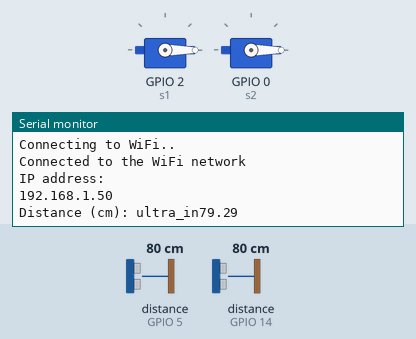
Recording of a sketch running on a simulated ESP8266 (NodeMCU). On the bench: 2 × servo, the last lines printed to the serial monitor. Wiring (inferred from the names in the program): ultrasonic range finder: trigger GPIO 12; echo GPIO 14. The test bench sets the inputs (shaded band); at power-on: distance to the obstacle (sensors on GPIO 5, GPIO 14) 80 cm. The echo pulse lasts 58.3 µs per cm; WiFi joins after 1.5 s; servers stay silent unless stated.

Above: at 3.2 s.
3.3 s: distance to the obstacle (sensor on GPIO 5) set to 23 cm
At 8.8 s:
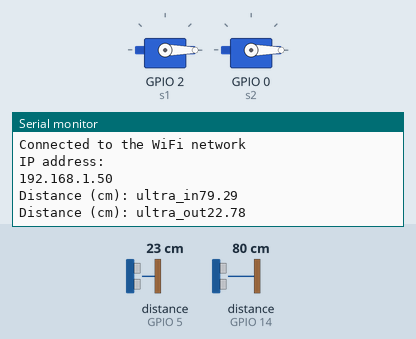
15.5 s: distance to the obstacle (sensor on GPIO 5) set to 18 cm
At 21.6 s:
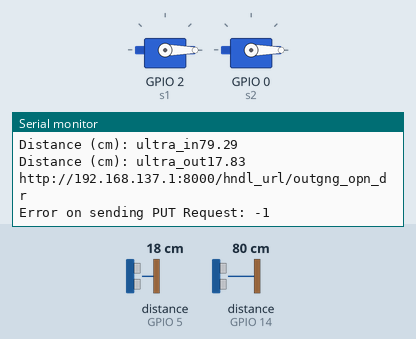

The sketch:

http_cntrl.ino
```cpp
//TECHATRONIC.COM
#include <Servo.h> // servo library
Servo s1;
Servo s2;


// ultra sonic part

int trigPin1 = 12;//4;//12;
int echoPin1 = 14;//5;//14;

int trigPin2 = 4;//12;
int echoPin2 = 5;//14;

//define sound velocity in cm/uS
#define SOUND_VELOCITY 0.034
#define CM_TO_INCH 0.393701

long duration;
float distanceCmIn;
float distanceCmOut;


// http part
#include "ESP8266HTTPClient.h"
#include "ESP8266WiFi.h"
#include <WiFiClient.h>
WiFiClient wifiClient;


const char* ssid = "CeresOS";
const char* password =  "Unknown123";

// ***** htp data here
String htp_data; //="?temperature=24.37";
String serverName = "http://192.168.137.1:8000/hndl_url/";
//String nameDoor;


void setup()
{
  Serial.begin(115200);
  initWiFi();
  s1.attach(2);  // servo attach D3 pin of arduino
  s2.attach(0);  // servo attach D3 pin of arduino

  // ultrasonic part
  pinMode(trigPin1, OUTPUT); // Sets the trigPin as an Output
  pinMode(echoPin1, INPUT); // Sets the echoPin as an Input

  pinMode(trigPin2, OUTPUT); // Sets the trigPin as an Output
  pinMode(echoPin2, INPUT); // Sets the echoPin as an Input


}


void loop()
{
  s1.write(0);
  s2.write(0);
  delay(1000);

  // logic here

  // ------ in door
  distanceCmIn = ultraSonicDis(trigPin1, echoPin1);
  Serial.print("ultra_in");
  Serial.println(distanceCmIn);
  if(distanceCmIn<20){
    String tmpRes=sndWfHttp("incmng_opn_dr");
    if (tmpRes=="open"){
        s1.write(180);
        delay(2000);
        Serial.println("Veh may cross now");  // pass the veh soon
        delay(5000);
      }
     else{
        s1.write(0);
        delay(2000);
      }
    }

  delay(5000);

    // ------ out door
  distanceCmOut = ultraSonicDis(trigPin2, echoPin2);
  Serial.print("ultra_out");
  Serial.println(distanceCmOut);
  if(distanceCmOut<20){
    String tmpRes=sndWfHttp("outgng_opn_dr");
    if (tmpRes=="open"){
        s2.write(180);
        delay(1000);
        Serial.println("Veh may cross now");  // pass the veh soon
        delay(5000);
      }
     else{
        s2.write(0);
        delay(1000);
      }
    }


//
//
//  rotS1();
//  //   s1.write(180);
//  //   delay(1000);
//
//  Serial.println("s1 rotn done");
//  rotS2();
//  Serial.println("s2 rotn done");
//
//  distanceCmIn = ultraSonicDis(trigPin1, echoPin1);
//  Serial.print("ultra_in");
//  Serial.println(distanceCmIn);
//
//  distanceCmOut = ultraSonicDis(trigPin2, echoPin2);
//  Serial.print("ultra_out");
//  Serial.println(distanceCmOut);

}


float ultraSonicDis(int trg, int ech) {
  float tmpDis;
  float durtn;
  // Clears the trigPin
  digitalWrite(trg, LOW);
  delayMicroseconds(2);
  // Sets the trigPin on HIGH state for 10 micro seconds
  digitalWrite(trg, HIGH);
  delayMicroseconds(10);
  digitalWrite(trg, LOW);

  // Reads the echoPin, returns the sound wave travel time in microseconds
  durtn = pulseIn(ech, HIGH);

  // Calculate the distance
  tmpDis = durtn * SOUND_VELOCITY / 2;


  // Prints the distance on the Serial Monitor
  Serial.print("Distance (cm): ");
  //  Serial.println();
  return tmpDis;
}
//
//void rotS1() {
//  s1.write(0);
//  delay(2000) ;
//  s1.write(180);
//  delay(2000) ;
//}
//
//void rotS2() {
//  s2.write(0);
//  delay(1000);
//  s2.write(90);
//  delay(1000);
//  s2.write(180);
//}


void initWiFi() {
  // ********  connecting wifi  here
  WiFi.begin(ssid, password);

  while (WiFi.status() != WL_CONNECTED) {
    delay(1000);
    Serial.println("Connecting to WiFi..");
  }

  Serial.println("Connected to the WiFi network");
  Serial.println("IP address: ");
  Serial.println(WiFi.localIP());
}


String sndWfHttp(String tmp_data) {
  String resOpCl="close";   // bfr close and open close

  if (WiFi.status() == WL_CONNECTED) {

    HTTPClient http;

    //   http.begin("http://jsonplaceholder.typicode.com/posts/1");
    //   http.begin("http://192.168.137.6/1");
    String apiGetData = serverName + tmp_data;
    Serial.println(apiGetData);
    http.begin(wifiClient, apiGetData);
    http.addHeader("Content-Type", "text/plain");

    int httpResponseCode = http.GET();   //("PUT sent from ESP8266");

    if (httpResponseCode > 0) {

      String response = http.getString();
      resOpCl=response;
      Serial.println(httpResponseCode);
      Serial.println(response);

    } else {

      Serial.print("Error on sending PUT Request: ");
      Serial.println(httpResponseCode);

    }

    http.end();

  } else {
    Serial.println("Error in WiFi connection");
  }

  return resOpCl;
}
```

sens_intake.ino
```cpp

```

Measured:
- the behaviour switches between 21 and 20 cm on distance to the obstacle (sensor on GPIO 5) (found by bisection; images 1 and 2)
- after the input at 3.3 s, the serial monitor: prints a new line after 4.7 s (image 1)
- after the input at 15.5 s, the serial monitor: prints a new line after 4.5 s (image 2)
